Frame 1 (no input): blank canvas, image omitted
Frame 60 (the mouse pressed at the canvas centre just before this capture): blank canvas, image omitted
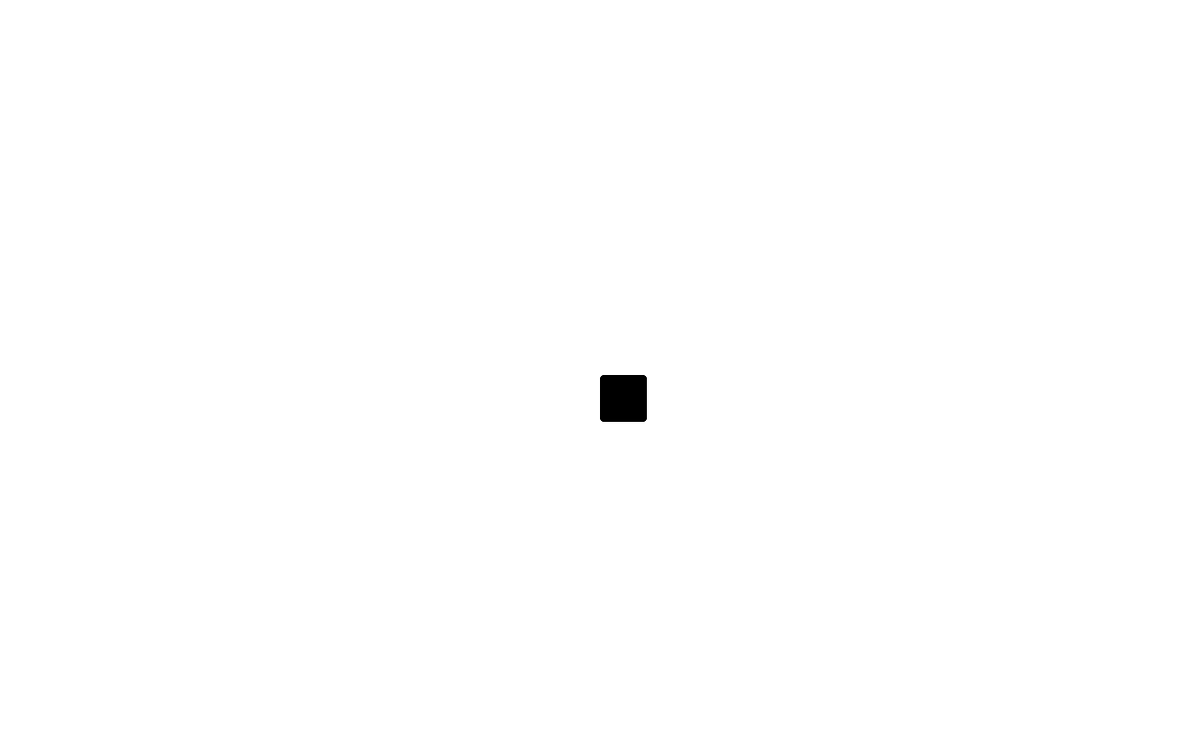
Frame 120 (the mouse held since frame 60 and released just before this capture)

The Processing sketch whose frames 1 and 60 were blank and that drew this single picture after the mouse press (run headless with seeded random() and noise(); from frame 60 on, the mouse is pressed at the canvas centre):

// Processing sketch: processing_103766
// ── processing_103766.pde

void setup() {
  size(1280, 800);
  background(255);
}

void draw() {

if (mousePressed) {
  noStroke();
  fill(0);
  rect(mouseX, mouseY, 50, 50, 7, 7, 7, 7);
}
if (keyPressed && key == 'c') {
  for (int i = 0; i <= 100; i++) {

    int r = (int) random(100, 255);
    int g = (int) random(100, 255);
    int b = (int) random(100, 255);

    int size = (int) random(1, 600);
    int x = (int) random(1, 1280);
    int y = (int) random(1, 800);
    color circleColor = color(r, g, b);

    drawCircle(x, y, size, circleColor);
  }
}
}
void drawCircle(float x, float y, float size, color circleColor) {
  fill(circleColor);
  ellipse(x, y, size, size);
}
